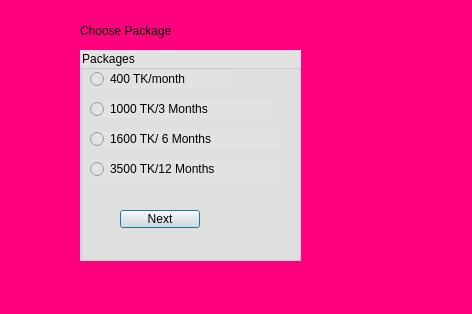
<?xml version="1.0" encoding="UTF-8"?>
<ui version="4.0">
 <class>thipage</class>
 <widget class="QDialog" name="thipage">
  <property name="geometry">
   <rect>
    <x>0</x>
    <y>0</y>
    <width>472</width>
    <height>314</height>
   </rect>
  </property>
  <property name="cursor">
   <cursorShape>PointingHandCursor</cursorShape>
  </property>
  <property name="windowTitle">
   <string>Dialog</string>
  </property>
  <property name="styleSheet">
   <string notr="true">background-color: rgb(255, 0, 127);</string>
  </property>
  <widget class="QLabel" name="label">
   <property name="geometry">
    <rect>
     <x>80</x>
     <y>20</y>
     <width>181</width>
     <height>21</height>
    </rect>
   </property>
   <property name="styleSheet">
    <string notr="true">
font: 900 12pt &quot;Segoe UI Black&quot;;</string>
   </property>
   <property name="text">
    <string>Choose Package</string>
   </property>
  </widget>
  <widget class="QGroupBox" name="groupBox">
   <property name="geometry">
    <rect>
     <x>80</x>
     <y>50</y>
     <width>221</width>
     <height>211</height>
    </rect>
   </property>
   <property name="styleSheet">
    <string notr="true">font: 600 10pt &quot;Segoe UI&quot;;
background-color: rgb(226, 226, 226);</string>
   </property>
   <property name="title">
    <string>Packages</string>
   </property>
   <widget class="QRadioButton" name="radioButton">
    <property name="geometry">
     <rect>
      <x>10</x>
      <y>20</y>
      <width>141</width>
      <height>18</height>
     </rect>
    </property>
    <property name="text">
     <string>400 TK/month</string>
    </property>
   </widget>
   <widget class="QRadioButton" name="radioButton_2">
    <property name="geometry">
     <rect>
      <x>10</x>
      <y>50</y>
      <width>181</width>
      <height>18</height>
     </rect>
    </property>
    <property name="text">
     <string>1000 TK/3 Months</string>
    </property>
   </widget>
   <widget class="QRadioButton" name="radioButton_3">
    <property name="geometry">
     <rect>
      <x>10</x>
      <y>80</y>
      <width>191</width>
      <height>18</height>
     </rect>
    </property>
    <property name="text">
     <string>1600 TK/ 6 Months</string>
    </property>
   </widget>
   <widget class="QRadioButton" name="radioButton_4">
    <property name="geometry">
     <rect>
      <x>10</x>
      <y>110</y>
      <width>191</width>
      <height>18</height>
     </rect>
    </property>
    <property name="text">
     <string>3500 TK/12 Months</string>
    </property>
   </widget>
   <widget class="QPushButton" name="pushButton_next2">
    <property name="geometry">
     <rect>
      <x>40</x>
      <y>160</y>
      <width>80</width>
      <height>18</height>
     </rect>
    </property>
    <property name="text">
     <string>Next</string>
    </property>
   </widget>
  </widget>
 </widget>
 <resources/>
 <connections/>
</ui>
